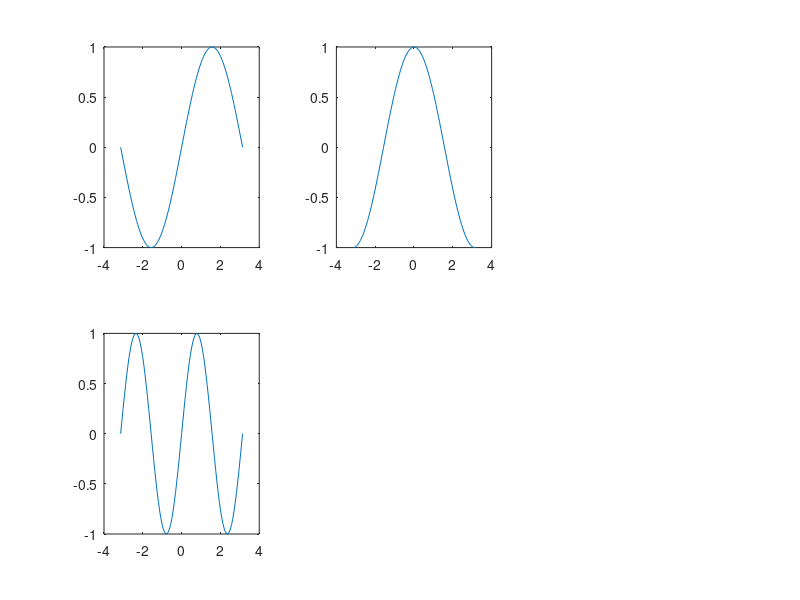

The MATLAB source for this figure:
close all; clear all; clc;
%Kilka wykresów w jednym oknie
x=linspace(-pi,pi,101);
y1=sin(x);
y2=cos(x);
y3=sin(2*x);
y4=cos(2*x);
y5=sinh(x);
figure;
subplot(2,3,1);
plot(x,y1);
subplot(2,3,2);
plot(x,y2);
subplot(2,3,4);
plot(x,y3);
